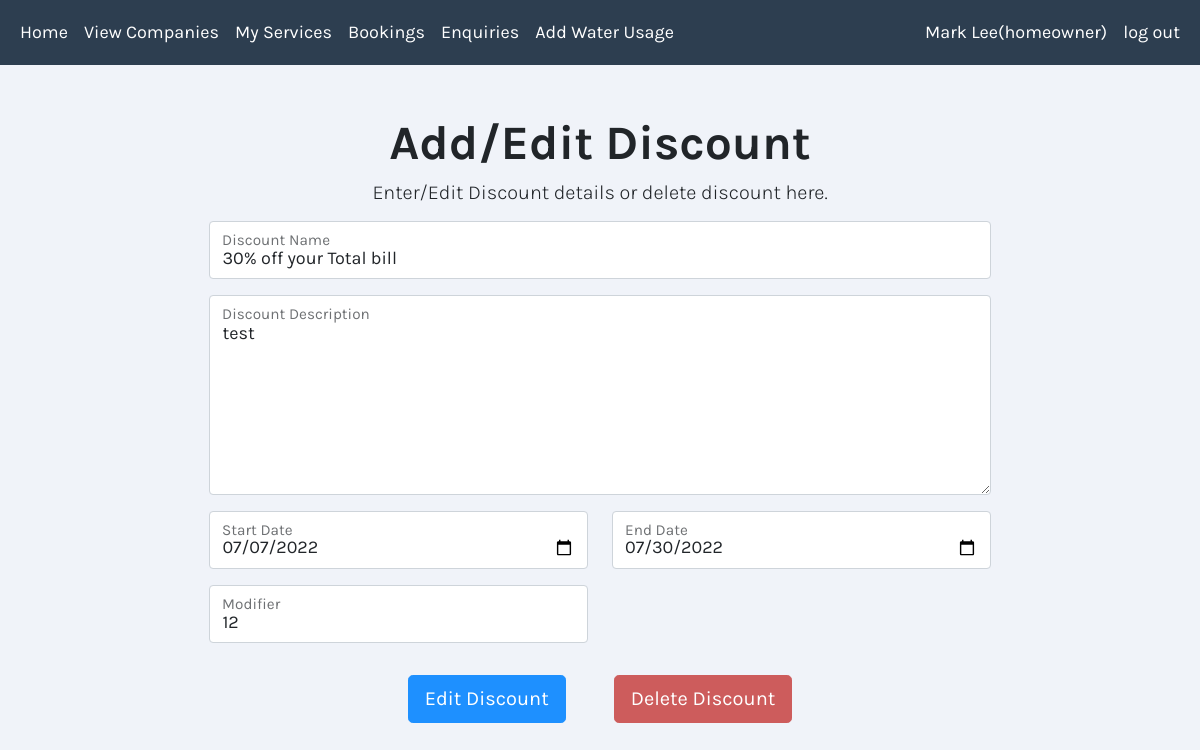
Page /addEditDiscount.php (signed in) on the earlier database version.
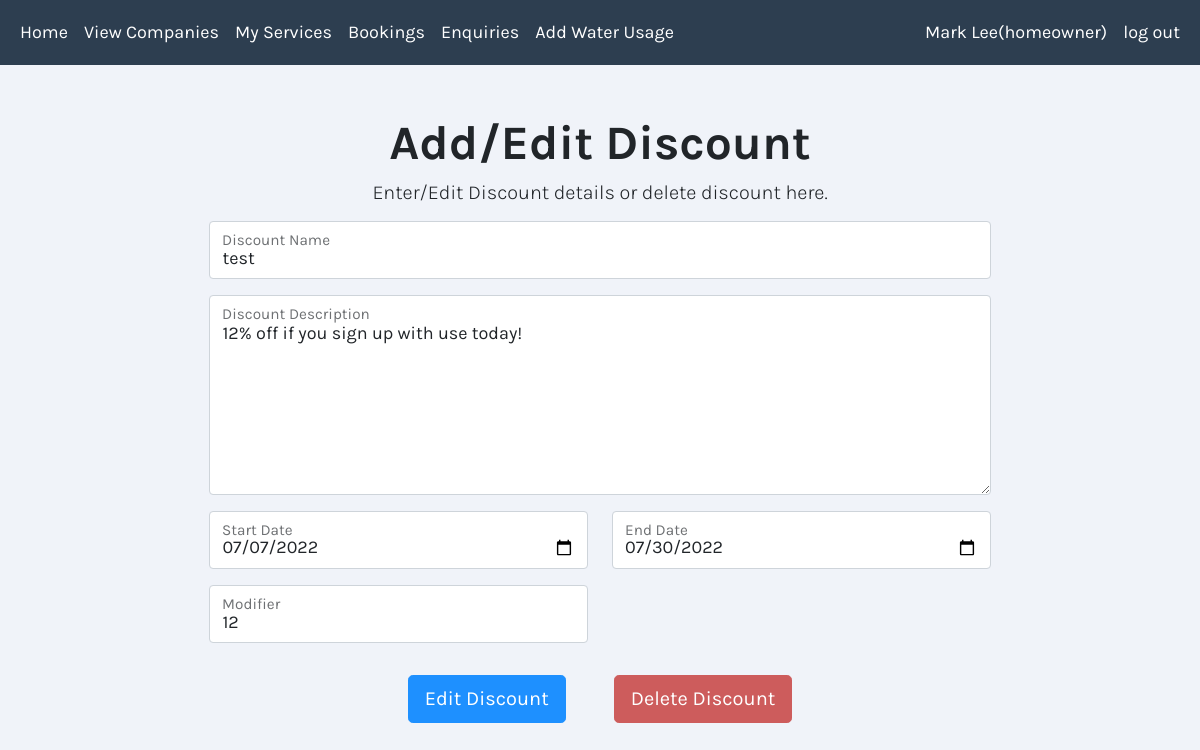
Same page on the later database version.
### tables this page shows
CREATE TABLE `Discounts` (
  `discount_ID` int(11) NOT NULL,
  `company_ID` int(11) NOT NULL,
  `discount_name` varchar(100) NOT NULL,
  `discount_start_date` varchar(15) NOT NULL,
  `discount_end_date` varchar(15) NOT NULL,
  `discount_description` varchar(500) NOT NULL,
  `discount_modifier` int(3) NOT NULL
);

### addEditDiscount.php (the view, shortened to what this page needs)
<?php
include_once("classes.php");
$Packname = "";
$Packdesc = "";
$SDate = "";
$EDate = "";
$Modifier = "";
$have_discount = "";
$CID = $_SESSION['ID'];
try {
    $sql = "SELECT * FROM Discounts WHERE company_ID = '$CID'";
    $result = $conn->query($sql);
    $row = $result -> fetch_assoc();
    if ($result->num_rows > 0) {
      $Packname = $row['discount_name'];
      $Packdesc = $row['discount_description'];
      $SDate = $row['discount_start_date'];
      $EDate = $row['discount_end_date'];
      $Modifier = $row['discount_modifier'];
      $have_discount = 1;
    } else {
      $have_discount = 0;
    }
}catch (mysqli_sql_exception $e) {
      echo "<p>Error " . mysqli_errno($conn). ": " . mysqli_error($conn);
  }
?>
<html>
    <head>
        <?php include_once('cssLinks.php');?>
    </head>
    <body>
      <?php include_once('navbar.php');?>
      <div class="container" >
      <h1 class ="display-5 fw-bold text-center" style="margin-top:50px;">Add/Edit Discount</h1>
      <div class="row justify-content-center">
        <div class="col-md-6 text-center">
      <p class ="display-6 fs-5" name = "product" value ="avail">Enter/Edit Discount details or delete discount here.</p>
    </div>
      </div>
    </div>
<div class="container">
  <form id="AddPackage" class ="form-horizontal-2" action="<?php echo htmlspecialchars($_SERVER["PHP_SELF"]);?>" method="post">
        <div class="col">
          <div class="form-floating mb-3">
            <input type="text" class="form-control" id="PackageName" name="PackageName" placeholder="PackageName" value="<?php echo $Packname;  ?>" required>
            <label for="PackageName">Discount Name</label>
          </div>
        </div>
        <div class="col">
          <div class="form-floating  mb-3 ">
            <textarea class="form-control" id="packdesc" name="packdesc" placeholder="packdesc" style="height: 200px"><?php echo $Packdesc;  ?></textarea>
            <label for="packdesc">Discount Description</label>
          </div>
        </div>
      <div class="row">
        <div class="col-md-6">
          <div class="form-floating mb-3">
            <input type="date" class="form-control" id="date" name = "SDate" value="<?php echo $SDate;  ?>">
            <label for="SDate">Start Date</label>
          </div>
        </div>
        <div class="col-md-6">
          <div class="form-floating mb-3">
            <input type="date" class="form-control" id="date" name = "EDate" value="<?php echo $EDate;  ?>">
            <label for="EDate">End Date</label>
          </div>
        </div>
      <div class="col-md-6">
          <div class="form-floating mb-3">
            <input type="number" class="form-control" id="discount" name="discount" placeholder="discount" required min ="1" max="100" value="<?php echo $Modifier;  ?>">
            <label for="discount">Modifier</label>
          </div>
        </div>
        </div>
    <div class="form-group mb-2 mt-3 text-center">
      <?php
      if($have_discount == 0)
      {
        echo '<input type="submit" class="btn btn-lg btn-primary" name="Add" value="Add Discount">';
      }
      else if ($have_discount == 1)
      {
        echo '<input type="submit" class="btn btn-lg btn-primary me-5 me-m" name="Edit" value="Edit Discount">';
        echo '<input type="submit" class="btn btn-lg  btn-danger" name="Delete" value="Delete Discount">';
      }
        ?>
    </div>
  </form>
</div>
    </body>
</html>

Differences in the rows shown:
removed discounts: PackageName "30% off your Total bill", packdesc "test", SDate "07/07/2022", EDate "07/30/2022", discount "12"
added discounts: PackageName "test", packdesc "12% off if you sign up with use today!", SDate "07/07/2022", EDate "07/30/2022", discount "12"
